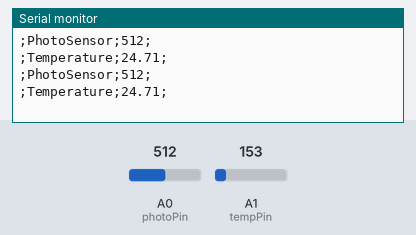
A sketch run on a simulated Arduino Uno, built with avr-gcc and run on an emulated ATmega328P. On the bench: the last lines printed to the serial monitor. The test bench sets the inputs (shaded band); at power-on: A1 (tempPin) = 153, A0 (photoPin) = 512.

Above: at 2.8 s.
2.9 s: A1 (tempPin) set to 165
At 5.2 s:
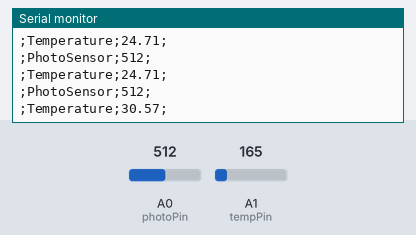
5.6 s: A0 (photoPin) set to 716
At 6.9 s:
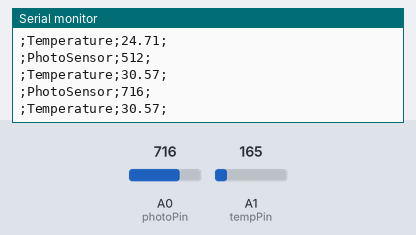
8.3 s: A1 (tempPin) set to 175
At 10.8 s:
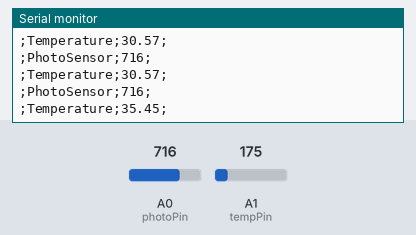
11.0 s: A0 (photoPin) set to 900
At 12.8 s:
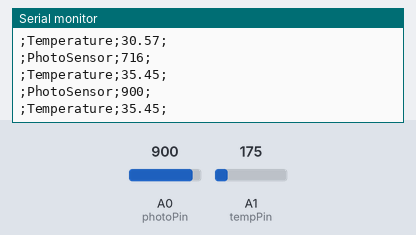
Timing chart, 0 to 14.3 s (numbered marks = the images above; inputs shaded):
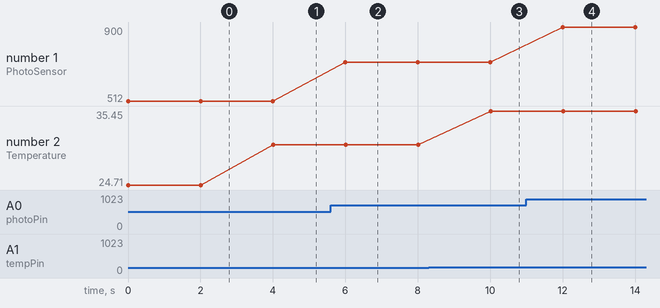

Measured:
- after the input at 2.9 s, the serial monitor: prints a new line after 1.1 s (image 1)
- after the input at 5.6 s, the serial monitor: prints a new line after 0.40 s (image 2)
- after the input at 8.3 s, the serial monitor: prints a new line after 1.7 s (image 3)
- after the input at 11.0 s, the serial monitor: prints a new line after 1.0 s (image 4)
- plotted number 1: 512 → 716 after the input at 5.6 s, 716 → 900 after the input at 11.0 s
- plotted number 2: 24.71 → 30.57 after the input at 2.9 s, 30.57 → 35.45 after the input at 8.3 s

The sketch:

sensor2com.ino
```cpp
int photoPin = 0; // photoresistor pin
int tempPin = 1;  // temperature pin

int photoVal = 0; // photoresistor voltage
float tempVal;    // temperature value

int delayTime = 2000; // dalay in ms

void setup()
{
  pinMode(photoPin, INPUT); // set pin as input
  Serial.begin(57600); // set COM port
}

void loop()
{
  photoVal = analogRead(photoPin); //read photoresistor voltage
  Serial.print(";PhotoSensor;" );
  Serial.print(photoVal);
  Serial.println(";");

  tempVal= analogRead(tempPin)*5/1024.0;
  tempVal= (tempVal - 0.5) / 0.01;
  Serial.print(";Temperature;" );
  Serial.print(tempVal);
  Serial.println(";");

  delay(delayTime);
}
```
